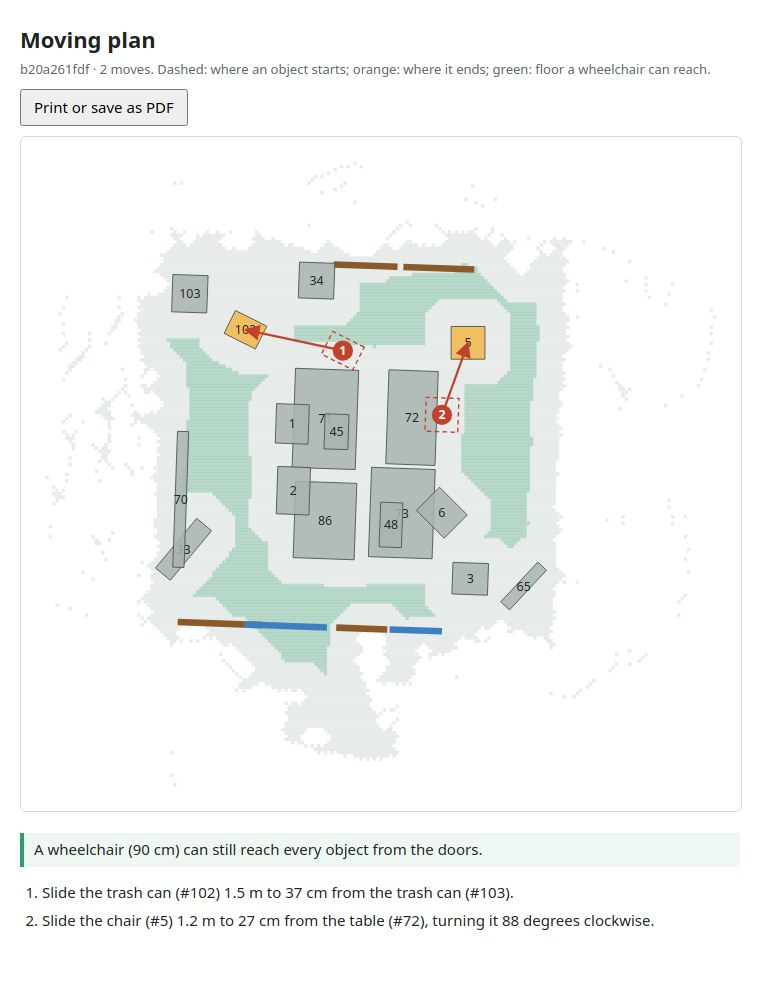
#> input picture assets/moving_plan.jpg, 760 x 1000 px
$ python -i rooms.py   (imports and definitions only)
#> lines starting #> are read from the running program, lines starting #| are printed output that depends on the picture
"""Rooms: the floor of a home split at its doors, and named after what is in them.

A capture may cover several rooms. On the floor map (floor hidden under
furniture included), the cores of rooms are the cells far enough from any
wall; doorways and narrow passages are not. Each core grows over the floor
until it meets another (a watershed on the distance to the walls), so rooms
meet in their doorways. A room is then named after its objects: a bed makes a
bedroom, an oven a kitchen, a sofa a living room.
"""

from __future__ import annotations

import heapq
from collections import Counter
from dataclasses import dataclass, field

import numpy as np
from scipy import ndimage

from pivot.geometry.floor import FloorMap
from pivot.geometry.types import BoolArray, FloatArray, IntArray
from pivot.scene.graph import Scene, SceneObject, is_opening

# Two areas are separate rooms when they meet through a passage (a doorway)
# whose half-width is under this share of the most open point of either side,
# and which is narrower than MAX_DOOR_WIDTH.
NECK_RATIO = 0.6
MAX_DOOR_WIDTH = 1.5
# Open areas less clear of the walls than this do not start a room on their own.
MIN_PEAK_CLEARANCE = 0.3
# Smaller areas are not rooms: they join the neighbor they share most border with.
MIN_ROOM_AREA = 2.0
# What a room contains says what it is, in this order of precedence.
ROOM_KINDS = (
    ("kitchen", ("oven", "stove", "cooker", "refrigerator", "fridge", "dishwasher",
                 "microwave", "kitchen")),
    ("bathroom", ("toilet", "bathtub", "bath tub", "shower")),
    ("bedroom", ("bed",)),
    ("living room", ("sofa", "couch", "tv", "television")),
    ("classroom", ("whiteboard", "blackboard", "projector")),
    ("office", ("desk", "monitor", "computer")),
)
# Below this width (twice the largest distance to the walls), a room is a hallway.
HALLWAY_WIDTH = 1.6
# A room with that many chairs around tables is a dining room.
DINING_CHAIRS = 4


@dataclass(frozen=True)
class Room:
    """One room of the floor.

    Attributes:
        room_id: Label of its cells in :attr:`RoomMap.labels`, from 1.
        name: What it is, e.g. ``"bedroom"``; numbered when several share it.
        area: Floor area, in square meters.
        center: (2,) a point well inside the room (its most open cell).
    """

    room_id: int
    name: str
    area: float
    center: FloatArray


@dataclass(frozen=True)
class Passage:
    """Where two rooms meet: a doorway, or an open passage.

    Attributes:
        rooms: The ids of the two rooms, smaller first.
        center: (2,) its widest point, in meters.
        width: Its width there, in meters.
        door_id: The door object at this passage, if one was segmented.
    """

    rooms: tuple[int, int]
    center: FloatArray
    width: float
    door_id: int | None = None


@dataclass(frozen=True)
class RoomMap:
    """The rooms of a floor map.

    Attributes:
        floor: The floor map the rooms split.
        labels: (rows, cols) room id of each cell, 0 for no room.
        rooms: The rooms, by id order.
        passages: Where rooms meet.
        object_rooms: The room id of each object, 0 if outside every room.
    """

    floor: FloorMap
    labels: IntArray
    rooms: list[Room]
    passages: list[Passage] = field(default_factory=list)
    object_rooms: dict[int, int] = field(default_factory=dict)

    # [295 lines left out: functions room_at, by_id, find, name_of, _label_rooms, _flood and 8 more, not called in this run]


def find_rooms(scene: Scene) -> RoomMap | None:
    """Splits the floor of a scene into named rooms.

    Args:
        scene: The scene; needs a floor map.

    Returns:
        The rooms, or None if the scene has no floor map.
    """
    floor = scene.floor
    if floor is None:
        return None
    labels, clearance = _label_rooms(floor)
    labels = _merge_small(labels, floor)
    object_rooms = _object_rooms(scene, labels)
    kinds = {}
    for room_id in range(1, int(labels.max()) + 1):
        inside = [scene[i] for i, r in object_rooms.items() if r == room_id]
        kinds[room_id] = _kind(inside, 2.0 * float(clearance[labels == room_id].max()))
    doors = [o for o in scene.objects.values() if o.label.lower() == "door"]
    return RoomMap(floor, labels, _named_rooms(kinds, labels, clearance, floor),
                   _passages(labels, clearance, floor, doors), object_rooms)


# [24 lines left out: function _named_rooms, not called in this run]

>>> import cv2
>>> picture = cv2.imread('../../../assets/moving_plan.jpg', cv2.IMREAD_GRAYSCALE)
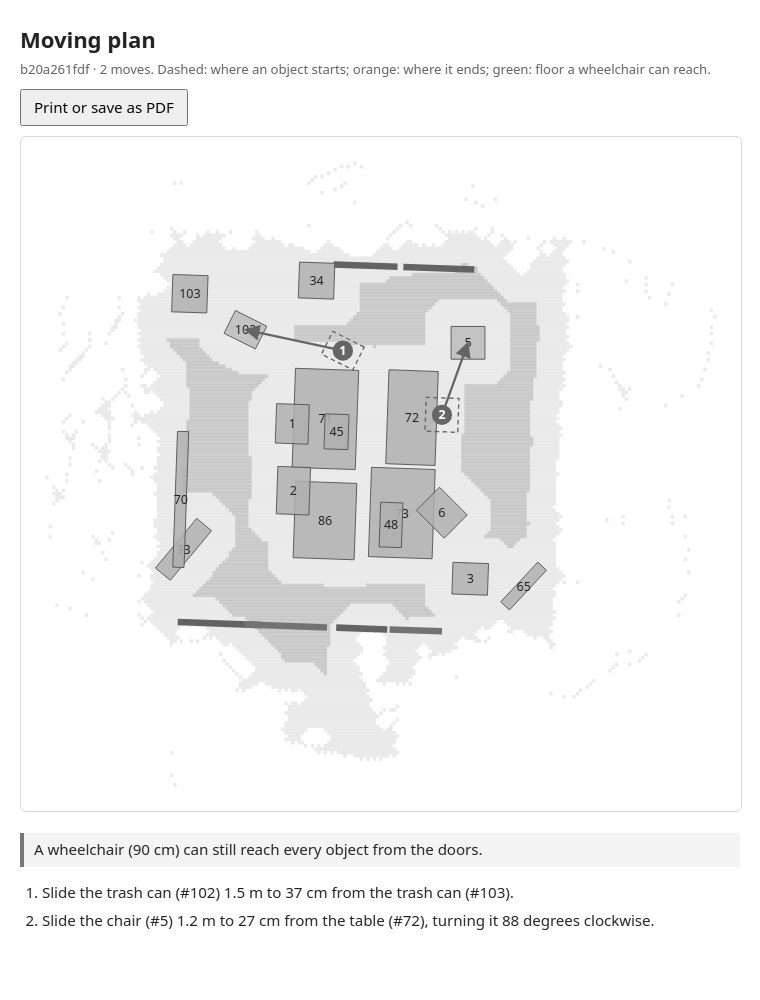
#> picture: shape (1000, 760); min 0, max 255, mean 242.6
#> (the run stopped early here; a loop or call above may not have finished)
